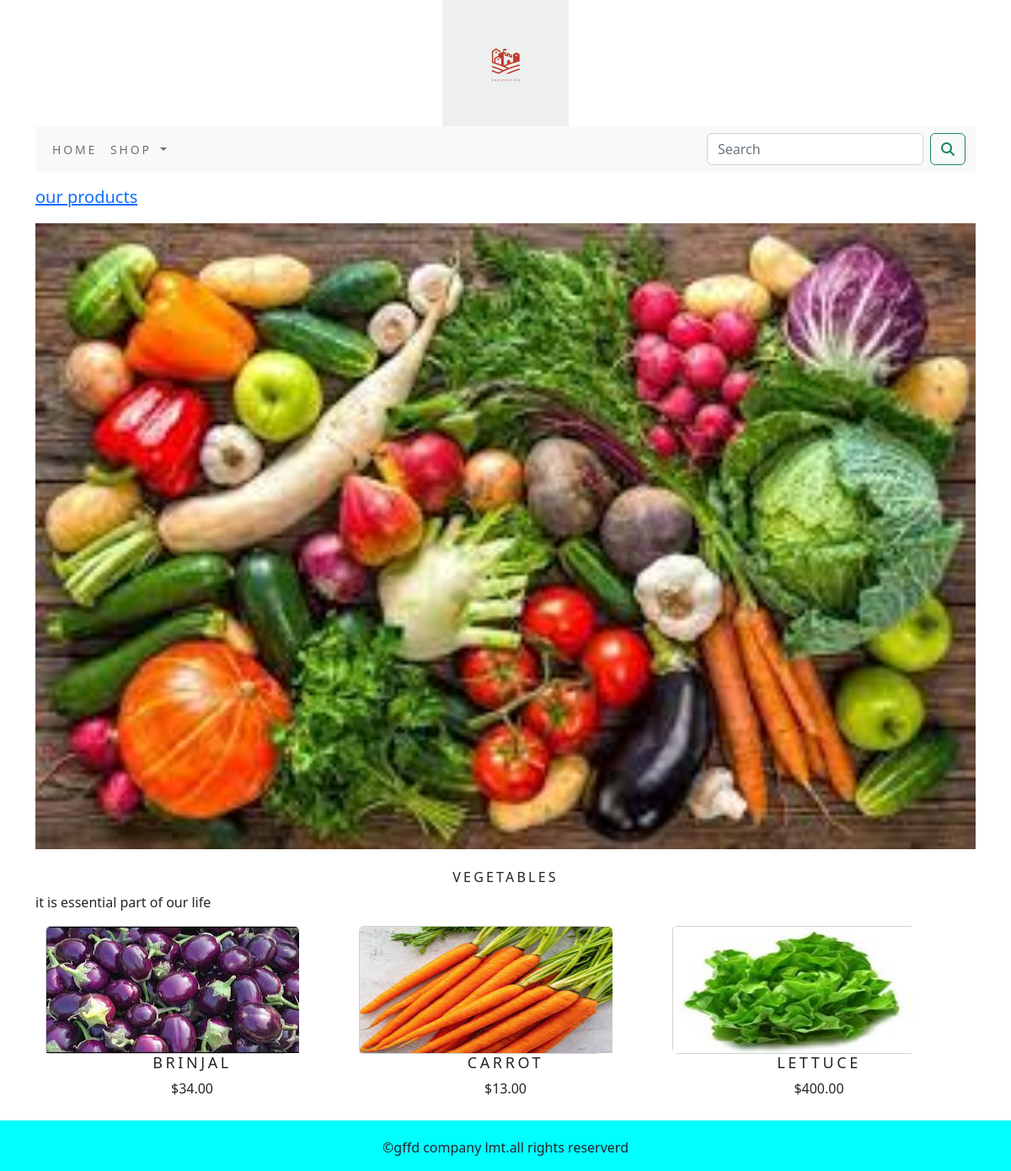
The page /shop/vegetables/ on the database its author committed.
### shop/models.py (models this page shows, shortened)
class category(models.Model):
    name=models.CharField(max_length=250,unique=True)
    slug=models.SlugField(max_length=250,unique=True)
    description=models.TextField(blank=True)
    img=models.ImageField(upload_to='category',blank=True)
    class Meta:
        ordering=('name',)
        verbose_name='category'
        verbose_name_plural='categories'
    def get_url(self):
        return reverse('shop:productsbycategory',args=[self.slug])

class product(models.Model):
    name=models.CharField(max_length=250,unique=True)
    slug=models.SlugField(max_length=250,unique=True)
    description=models.TextField(blank=True)
    price=models.DecimalField(max_digits=10,decimal_places=2)
    category=models.ForeignKey(category,on_delete=models.CASCADE)
    img = models.ImageField(upload_to='product', blank=True)
    stock=models.IntegerField()
    available=models.BooleanField(default=True)
    created=models.DateTimeField(auto_now_add=True)
    updated=models.DateTimeField(auto_now=True)
    class Meta:
        ordering = ('name',)
        verbose_name = 'product'
        verbose_name_plural = 'products'
    def get_url(self):
        return reverse('shop:prodetail', args=[self.category.slug,self.slug])

### shop/views.py (the view)
# urls.py: path('',views.allproducts,name='allproducts'),
def allproducts(request,c_slug=None):
    c_page=None
    products_list=None
    if c_slug!=None:
        c_page =get_object_or_404(category,slug=c_slug)
        products_list=product.objects.all().filter(category=c_page,available=True)
    else:
        products_list=product.objects.all().filter(available=True)
    paginator=Paginator(products_list,6)
    try:
        page=int(request.GET.get('page','1'))
    except:
        page=1
    try:
        products=paginator.page(page)
    except(EmptyPage,InvalidPage):
        products=paginator.page(paginator.num_pages)
    return render(request,'category.html',{'category':c_page,'products':products})

### cart/context_processor.py (called while the page is built)
def counter(request):
    item_count=0
    if 'admin' in request.path:
        return {}
    else:
        try:
            cart=Cart.objects.filter(cart_id=cart__id(request))
            cart_items=Cartitem.objects.all().filter(cart=cart[:1])
            for cart_item in cart_items:
                item_count += cart_item.quantity
        except Cart.DoesNotExist:
            item_count=0
        return dict(item_count=item_count)

### cart/views.py (called while the page is built)
def cart__id(request):
    cart1=request.session.session_key
    if not cart1:
        cart1=request.session.create()
    return cart1

### shop/context_processors.py (called while the page is built)
def menu_links(request):
    links=category.objects.all()
    return dict(links=links)

### templates/category.html (shortened to what this page needs)
{% extends 'base.html' %}
{% load static %}
{% block content %}
{% if category %}
<div>
  <div class="row my_row_class">
    <div class="mx_auto">
    <p><a href="{% url 'shop:allproducts' %}"> our products</a></p>
  </div>
    </div>
</div>
{% endif %}
{% if category %}
<div class="mx_auto">
    <img class="my_image" src="{{ category.img.url }}" alt="category name" >
</div>
<br>
<div>
    <h1 class="text-center my_title">{{category.name}}</h1>
    <p class="text-justify">{{category.description}}</p>
</div>
{% endif %}
<div class="container">
  <div class="row max_auto">
    {% for i in products.object_list %}
    <div class="my_bottom_margin col-9 col-sm-12 col-md-4  col-lg-4" >
      <div class="card text-center"  style="width:18rem;" >
        <a href="{{i.get_url}}"> <img class="card-img-top my_image" src="{{i.img.url}}" alt="{{ i.name }}" style="width:300px; height:150px;"></a>
      </div>
      <div class="card-body">
        <h4 style="text-align:center">{{ i.name }}</h4>
        <p style="text-align:center">${{ i.price }}</p>
      </div>
    </div>
    {% endfor %}
  </div>
</div>
{% endblock %}

### static/css/custom.css (style rules this page uses)
.my_row_class { padding-top:15px; }
.my_row_class .mx_auto { color:yellow; font-size:20px; }
.my_image { width:100%; height:auto; }
.my_title { font-size:16px; text-transform:uppercase; letter-spacing:.2em; }
.my_bottom_margin { margin-bottom:10px; }
.card-body h4 { font-size:18px; text-transform:uppercase; letter-spacing:.2em; }

### rows shown on the page
category: img (picture), name "VEGETABLES", description "it is essential part of our life"
product: img (picture), name "BRINJAL", price "34.00"
product: img (picture), name "CARROT", price "13.00"
product: img (picture), name "LETTUCE", price "400.00"
